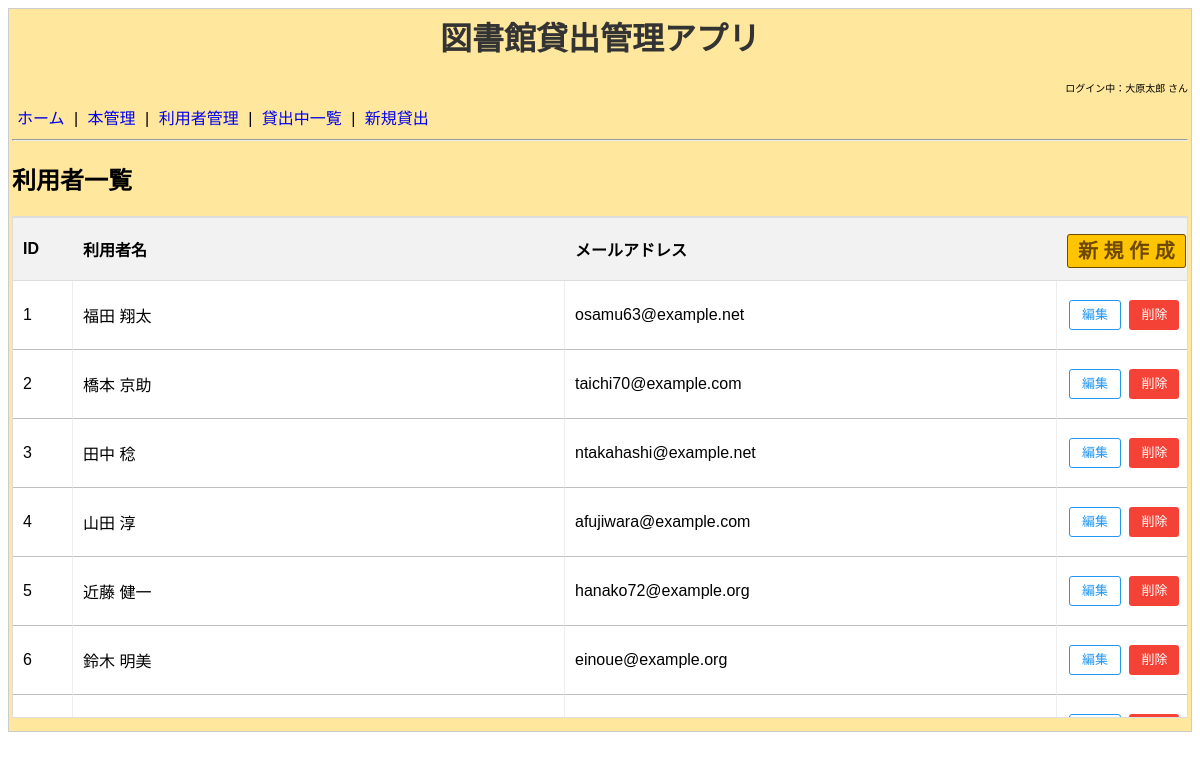
/users/, run on the app's committed database.
### models.py (models this page shows, shortened)
class User(db.Model):
    __tablename__ = 'users'
    user_id = db.Column(db.Integer, primary_key=True, autoincrement=True)
    name = db.Column(db.String(200), nullable=False)
    email = db.Column(db.String(200), nullable=False)
    borrows = db.relationship('Borrow', backref='user', lazy=True)

### application/users/views.py (the view)
@users_blueprint.route('/')
def index():
    edit_id = request.args.get('edit_id', type=int)
    list_users = User.query.all()
    form = UserForm()
    return render_template('users/list.html',
                           list_users=list_users,
                           edit_id=edit_id,
                           form=form)

### application/users/forms.py
class UserForm( FlaskForm ):
    name = StringField('お名前',
                       validators=[DataRequired(message="名前は必須です")])
    email = EmailField('メールアドレス',
                       validators=[DataRequired(message="メールアドレスは必須です"),
                        Email(message="正しいメールアドレスを入力してください")])
    submit = SubmitField('登録する')

### templates/users/list.html (shortened to what this page needs)
{% extends "base.html" %}
{% block content %}
    <h2>利用者一覧</h2>
    <div class="table-wrapper">
        <table class="user-table">
            <colgroup>
                <col style="width: 60px;">
                <col class="col-name">
                <col class="col-name">
                <col style="width: 130px;">
            </colgroup>
            <thead>
                <tr>
                    <th>ID</th>
                    <th>利用者名</th>
                    <th>メールアドレス</th>
                    <th class="actions">
                        <a href="{{ url_for('users.new_user') }}" class="shinki-button">新 規 作 成</a>
                    </th>
                </tr>
            </thead>
            <tbody>
                {% for user in list_users %}
                <tr>
                    <td>{{ user.user_id }}</td>
                    {% if user.user_id == edit_id %}
                        <td>
                            <input type="text" name="name" form="form-{{user.user_id}}"
                                value="{{ form.name.data if form.name.data else user.name }}" class="table-input">
                            {% for error in form.name.errors %}<br><span class="error">{{ error }}</span>{% endfor %}
                        </td>
                        <td>
                            <input type="email" name="email" form="form-{{user.user_id}}"
                                value="{{ form.email.data if form.email.data else user.email }}" class="table-input">
                            {% for error in form.email.errors %}<br><span class="error">{{ error }}</span>{% endfor %}
                        </td>
                        <td class="actions">
                            <form id="form-{{user.user_id}}" action="{{ url_for('users.update_user', user_id=user.user_id) }}" method="POST">
                                {{ form.hidden_tag() }}
                                <input type="submit" value="確定" class="confirm-button">
                                <a href="{{ url_for('users.index') }}" class="cancel-link">キャンセル</a>
                            </form>
                        </td>
                    {% else %}
                        <td>{{ user.name }}</td>
                        <td>{{ user.email }}</td>
                        <td class="actions">
                            <a href="{{ url_for('users.index', edit_id=user.user_id) }}" class="edit-button">編集</a>
                            <form action="{{ url_for('users.delete_user', user_id=user.user_id) }}" method="POST" style="display: inline;">
                                <input type="submit" value="削除" class="delete-button" onclick="return confirm('本当に削除しますか？')">
                            </form>
                        </td>
                    {% endif %}
                </tr>
                {% endfor %}
            </tbody>
        </table>
    </div>
{% endblock %}

### templates/base.html (shortened to what this page needs)
<!DOCTYPE html>
<html lang="ja">
<head>
    <link rel="stylesheet" href="{{ url_for('static', filename='style.css') }}">
</head>
<body>
    <div class="container">
        <h1>図書館貸出管理アプリ</h1>
        <p style="font-size:10px;text-align: right;">ログイン中：大原太郎 さん</p>
        <nav class="header-nav">
            <a href="{{ url_for('show_home') }}">ホーム</a> |
            <a href="{{ url_for('books.index') }}">本管理</a> |
            <a href="{{ url_for('users.index') }}">利用者管理</a> |
            <a href="#">貸出中一覧</a> |
            <a href="#">新規貸出</a>
        </nav>
        <hr>
        {% block content %}{% endblock %}
    </div>
</body>
</html>

### static/style.css (style rules this page uses)
.container { background-color: #ffe89d; max-width: 2000px; padding: 3px; font-family: Arial, sans-serif; }
h1 { color: #333; text-align: center; margin-top: 1px; }
div { background-color: white; border: 1px solid #ccc; margin-bottom: 10px; padding: 10px; }
p { font-size: 20px; }
.delete-button { background-color: #f44336; color: white; border: none; padding: 5px 10px; border-radius: 3px; cursor: pointer; font-size: 14px; margin-top: 5px; }
.table-wrapper { max-height: 500px; overflow-y: auto; border: 1px solid #ddd; margin-top: 10px; padding: 0; }
.user-table { width: 100%; border-collapse: separate; border-spacing: 0; table-layout: fixed; }
.user-table thead th { position: sticky; top: 0; z-index: 10; background-color: #f2f2f2; font-weight: bold; text-align: left; padding: 12px 10px; box-shadow: inset 0 -1px 0 #ddd, inset 0 1px 0 #ddd; }
.user-table th:first-child, .user-table td:first-child { border-left: none; }
.user-table td { padding: 10px; background-color: #fff; border-bottom: 1px solid #c0c0c0; border-right: 1px solid #eee; height: 48px; vertical-align: middle; }
.user-table th:last-child, .user-table td:last-child { border-right: none; }
.user-table th { background-color: #f2f2f2; padding: 10px; height: 40px; text-align: left; }
.actions { text-align: right; white-space: nowrap; }
.delete-button { background-color: #f44336; color: white; border: none; padding: 5px 10px; border-radius: 3px; cursor: pointer; font-size: 14px; }
.edit-button { background-color: #ffffff; color: #2196F3; border: 1px solid #2196F3; padding: 5px 10px; border-radius: 3px; text-decoration: none; font-size: 14px; display: inline-block; cursor: pointer; }
.actions form { display: inline-flex; align-items: center; margin: 0; vertical-align: middle; }
.shinki-button { background-color: rgb(255, 196, 0); color: rgb(112, 73, 0); border: 1px solid #6e4b00; padding: 5px 10px; border-radius: 3px; font-size: 20px; cursor: pointer; text-decoration: none; }
.edit-button, .confirm-button, .delete-button { height: 30px; line-height: 28px; padding: 0 12px; display: inline-block; box-sizing: border-box; font-size: 13px; vertical-align: middle; margin: 0 2px; text-align: center; }
.header-nav { margin-bottom: 10px; }
.header-nav a { text-decoration: none; color: #0000EE; margin: 0 5px; }

### data on the page
User: user_id "1", name "福田 翔太", email "osamu63@example.net"
User: user_id "2", name "橋本 京助", email "taichi70@example.com"
User: user_id "3", name "田中 稔", email "ntakahashi@example.net"
User: user_id "4", name "山田 淳", email "afujiwara@example.com"
User: user_id "5", name "近藤 健一", email "hanako72@example.org"
User: user_id "6", name "鈴木 明美", email "einoue@example.org"
